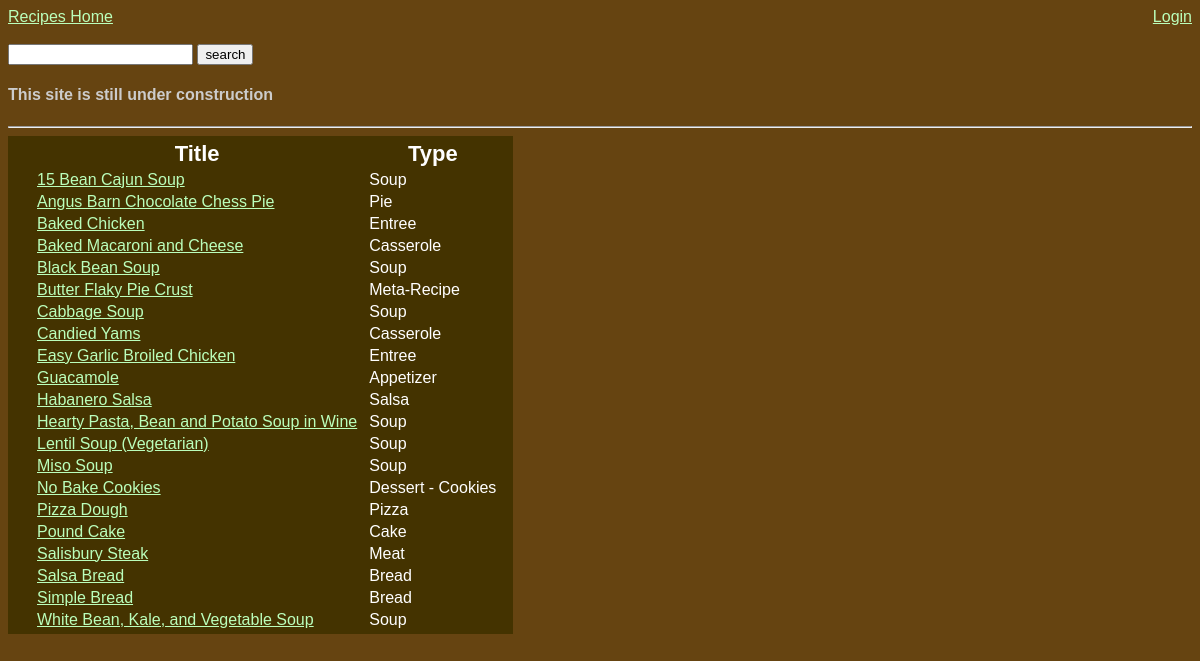
The app's page /searchRecipes.php, older data.
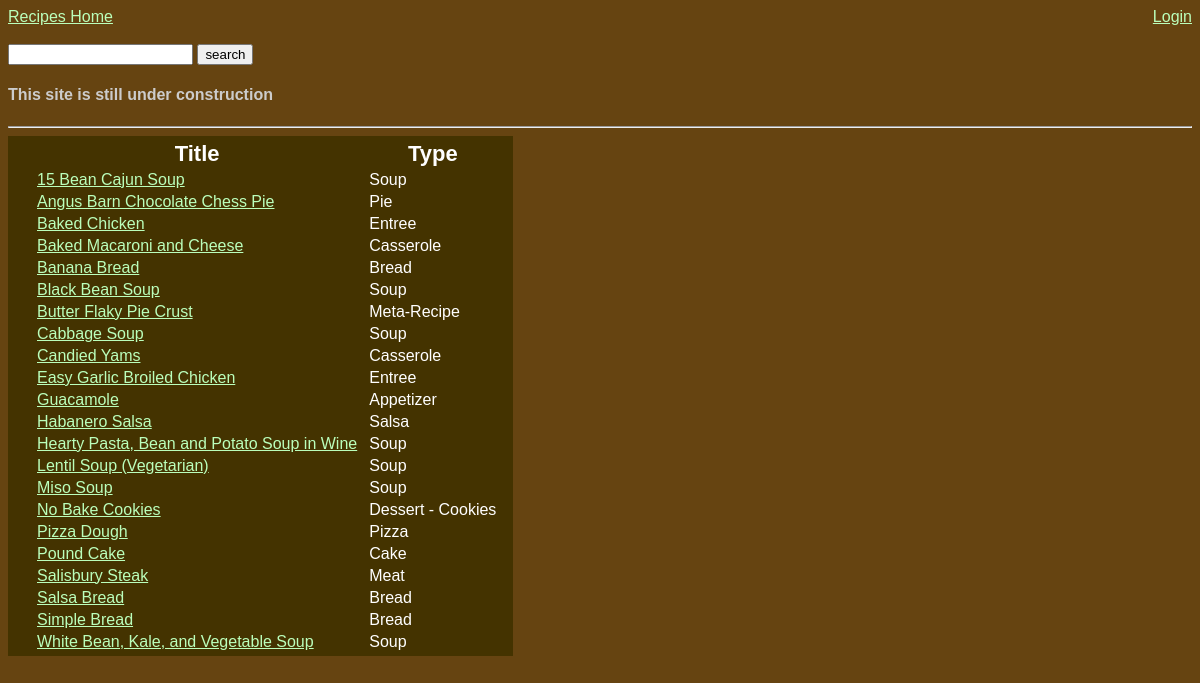
The same page, newer data.
### tables this page shows
CREATE TABLE `recipes` (
  `indx` int(10) NOT NULL AUTO_INCREMENT,
  `title` varchar(100) DEFAULT NULL,
  `user` varchar(50) DEFAULT NULL,
  `type` varchar(100) DEFAULT NULL,
  `imageLocation` varchar(500) DEFAULT NULL,
  `ingredients` varchar(5000) DEFAULT NULL,
  `directions` varchar(5000) DEFAULT NULL,
  PRIMARY KEY (`indx`)
);

### searchRecipes.php (the view, shortened to what this page needs)
<?php
    include("header.php");
    $qry = "select * from recipes where
            (title) like
            '%".$_GET['searchfield']."%'";
    $qry = $qry." or (user) like
            '%".$_GET['searchfield']."%'";
    $qry = $qry." or (type) like
            '%".$_GET['searchfield']."%'";
    $qry = $qry." or (ingredients) like
            '%".$_GET['searchfield']."%'";
    $qry = $qry." or (directions) like
            '%".$_GET['searchfield']."%'";
    $qry = $qry." or (indx) like
            '%".$_GET['searchfield']."%'";
    $qry = $qry." order by title";
    echo "<table><th></th><th>Title</th><th>Type</th>";
    $result = mysql_query($qry) or die('invalid query: '.mysql_error());
    while($row = mysql_fetch_array($result)){
        echo "<tr><td>";
            echo "</td>
                <td><a href=\"showForm.php?indx=".$row['indx']."\">".$row['title']."</a></td>
                <td>".$row['type']."</td>
                </tr>";
        }
        echo '</table>';
    include("footer.php");
?>

Row changes from the older to the newer data that the page shows:
added recipes: title "Banana Bread", type "Bread"
